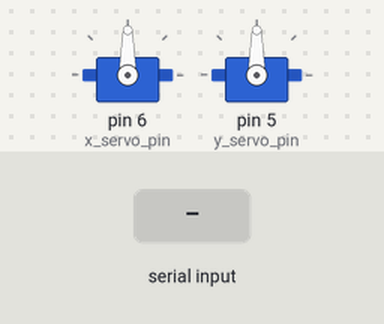
A sketch run on a simulated Arduino Uno, built with avr-gcc and run on an emulated ATmega328P. Parts: 2 × servo. Inputs (shaded band) come from the test bench.

Above: at 1.2 s.
1.3 s: "x,45\n" received over Serial
At 2.5 s:
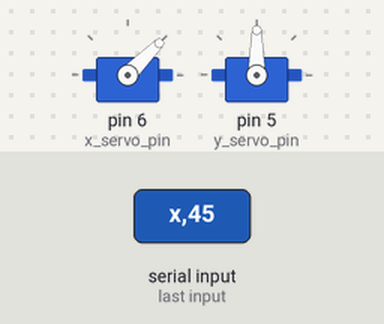
2.8 s: "y,45\n" received over Serial
At 3.8 s:
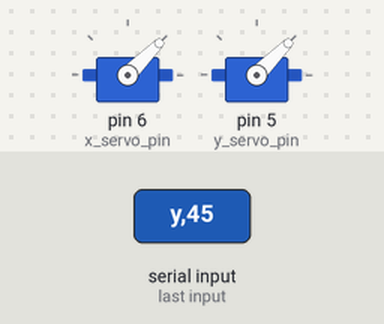
4.3 s: "x90\n" received over Serial
At 4.9 s:
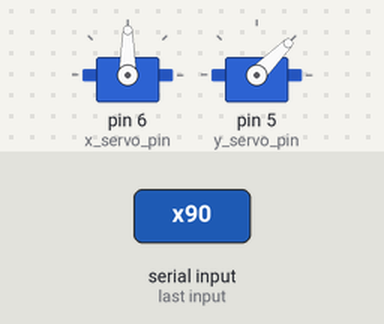
5.8 s: "y90\n" received over Serial
At 7.2 s:
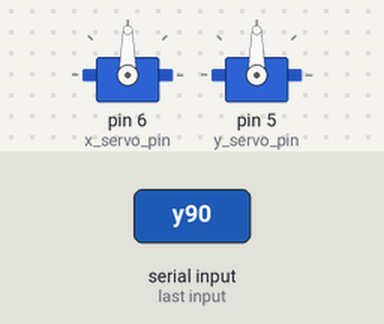
Timing chart, 0 to 8.3 s (numbered marks = the images above; inputs shaded):
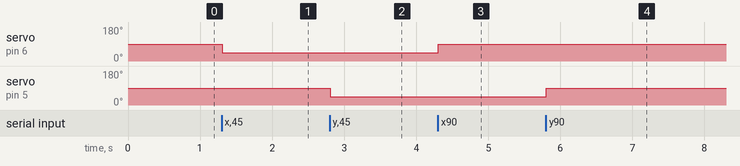

Measured:
- after the input at 1.3 s, servo on pin 6 (x_servo_pin): 90° → 45° at once
- after the input at 2.8 s, servo on pin 5 (y_servo_pin): 90° → 45° at once
- after the input at 4.3 s, servo on pin 6 (x_servo_pin): 45° → 90° at once
- after the input at 5.8 s, servo on pin 5 (y_servo_pin): 45° → 90° at once

The sketch:

servo_serial_interface.ino
```cpp
#include <Servo.h>

// Servo objects
Servo x_servo;
Servo y_servo;

// Servo pins
int x_servo_pin = 6;
int y_servo_pin = 5;

int angle = 0;

void setup() {
  x_servo.attach(x_servo_pin);
  y_servo.attach(y_servo_pin);

  Serial.begin(9600);
  Serial.setTimeout(10000);  // Allow 10 seconds for new incoming data before resetting position
}

void loop() {
  if (Serial.available() > 0) {
    char designation = Serial.read();  // Which servo should be controlled?

    if (designation == 'x') {
      angle = Serial.parseInt();
      if (angle >= 0 && angle <= 180) {
        x_servo.write(angle);
      }
    } else if (designation == 'y') {
      angle = Serial.parseInt();
      if (angle >= 0 && angle <= 180) {
        y_servo.write(angle);
      }
    }
  }
}
```
